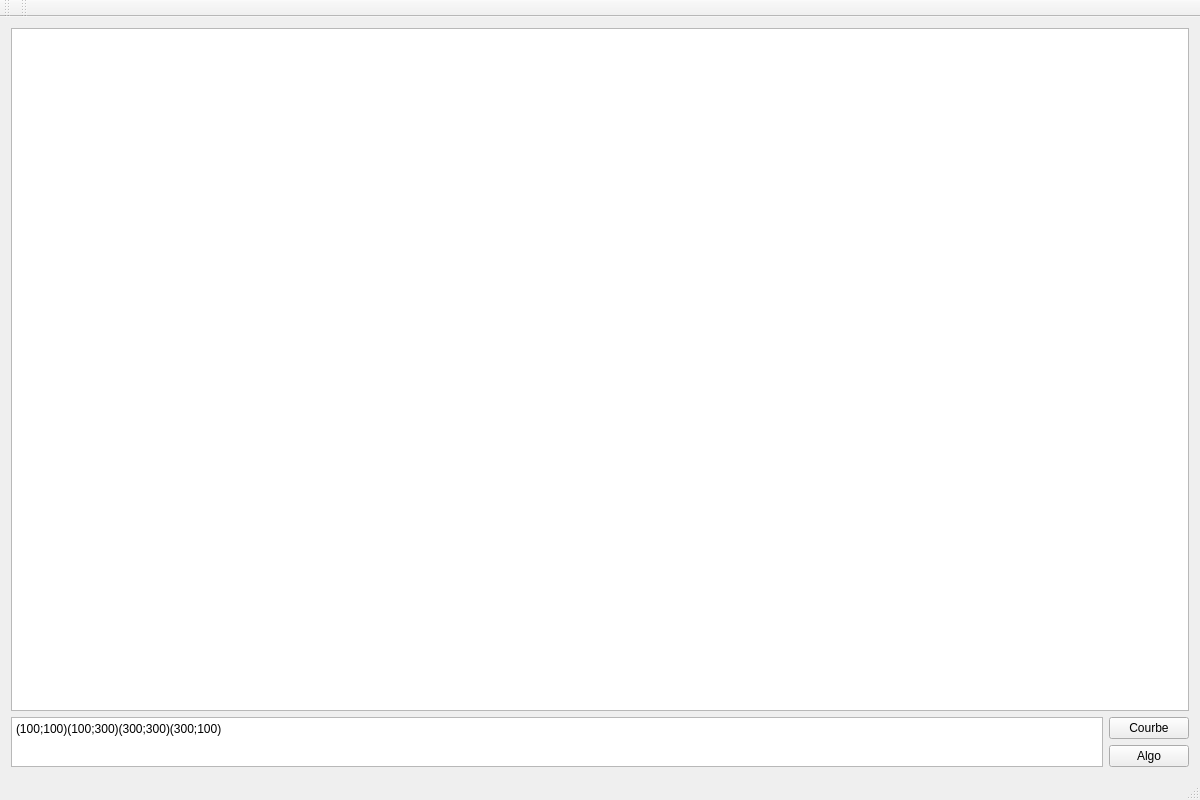
<?xml version="1.0" encoding="UTF-8"?>
<ui version="4.0">
 <class>MainWindow</class>
 <widget class="QMainWindow" name="MainWindow">
  <property name="geometry">
   <rect>
    <x>0</x>
    <y>0</y>
    <width>1200</width>
    <height>800</height>
   </rect>
  </property>
  <property name="windowTitle">
   <string>MainWindow</string>
  </property>
  <widget class="QWidget" name="centralWidget">
   <layout class="QVBoxLayout" name="verticalLayout_2">
    <item>
     <widget class="QGraphicsView" name="graphicsView">
      <property name="minimumSize">
       <size>
        <width>500</width>
        <height>400</height>
       </size>
      </property>
     </widget>
    </item>
    <item>
     <layout class="QHBoxLayout" name="horizontalLayout">
      <item>
       <layout class="QVBoxLayout" name="verticalLayout">
        <item>
         <widget class="QPlainTextEdit" name="zonePoints">
          <property name="maximumSize">
           <size>
            <width>1000000</width>
            <height>50</height>
           </size>
          </property>
          <property name="plainText">
           <string>(100;100)(100;300)(300;300)(300;100)</string>
          </property>
         </widget>
        </item>
       </layout>
      </item>
      <item>
       <layout class="QVBoxLayout" name="zoneBoutons">
        <item>
         <widget class="QPushButton" name="Courbe">
          <property name="text">
           <string>Courbe</string>
          </property>
         </widget>
        </item>
        <item>
         <widget class="QPushButton" name="Algo">
          <property name="text">
           <string>Algo</string>
          </property>
         </widget>
        </item>
       </layout>
      </item>
     </layout>
    </item>
   </layout>
  </widget>
  <widget class="QMenuBar" name="menuBar">
   <property name="geometry">
    <rect>
     <x>0</x>
     <y>0</y>
     <width>1200</width>
     <height>20</height>
    </rect>
   </property>
  </widget>
  <widget class="QToolBar" name="mainToolBar">
   <attribute name="toolBarArea">
    <enum>TopToolBarArea</enum>
   </attribute>
   <attribute name="toolBarBreak">
    <bool>false</bool>
   </attribute>
  </widget>
  <widget class="QStatusBar" name="statusBar"/>
  <widget class="QToolBar" name="toolBar">
   <property name="windowTitle">
    <string>toolBar</string>
   </property>
   <attribute name="toolBarArea">
    <enum>TopToolBarArea</enum>
   </attribute>
   <attribute name="toolBarBreak">
    <bool>false</bool>
   </attribute>
  </widget>
 </widget>
 <layoutdefault spacing="6" margin="11"/>
 <resources/>
 <connections/>
</ui>
